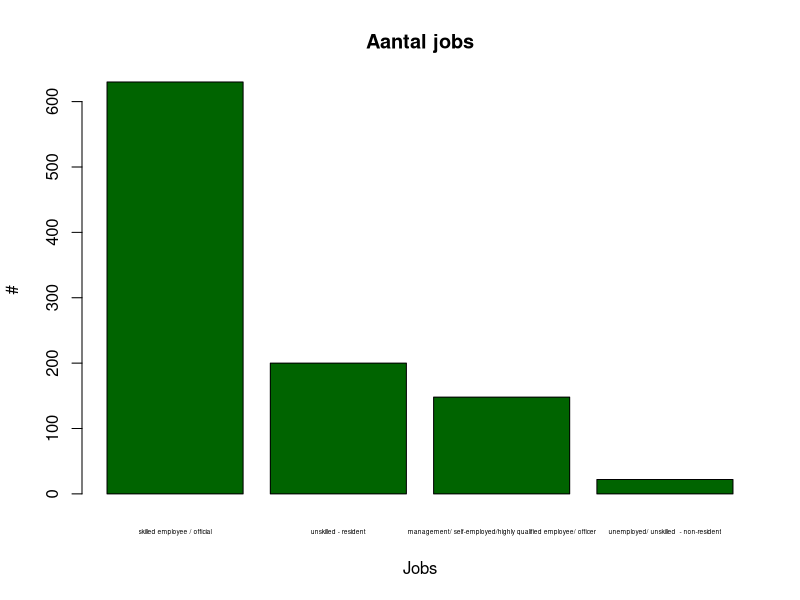
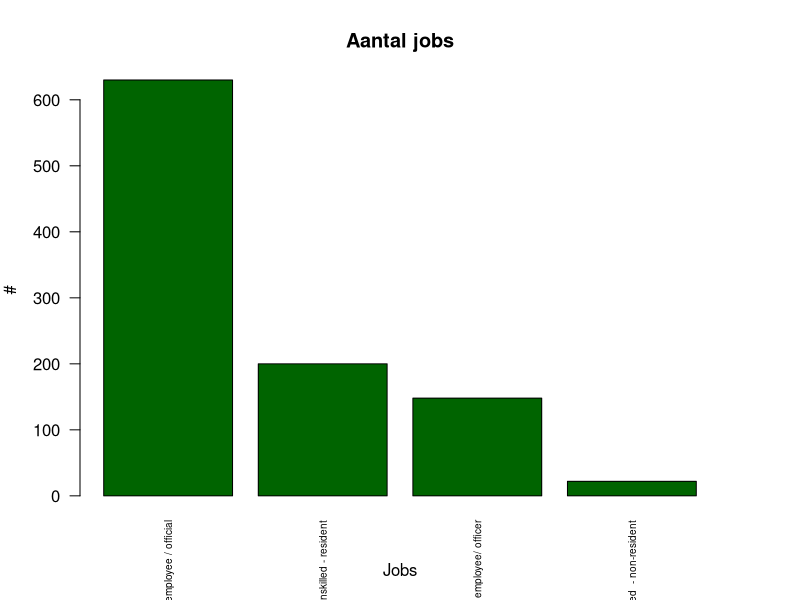
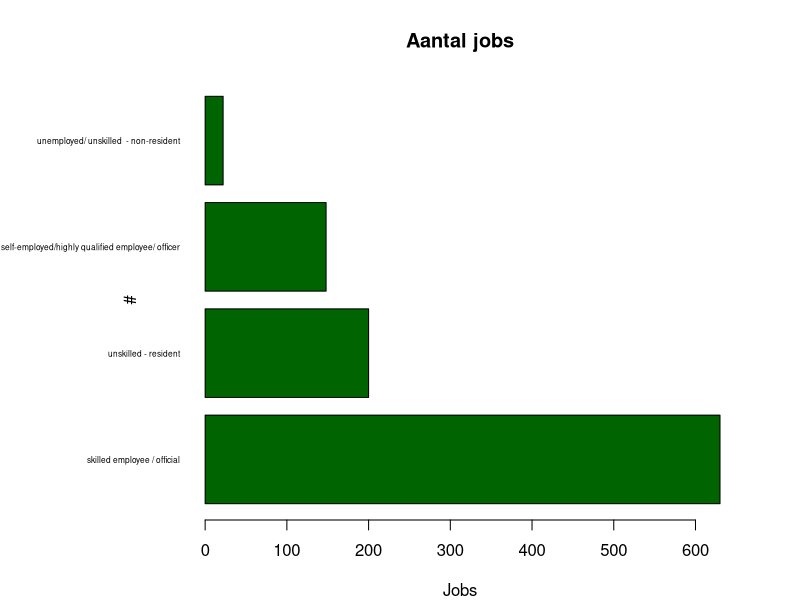

Write R code to recreate these figures, in order. (Note: this script raises an error after producing the figures.)
## ---- chunk 1
 
german_data_clean <- read.csv("data/german_data_clean.csv")

barplot(head
  (sort
    (table(german_data_clean$job), decreasing = TRUE)
    ), col = "darkgreen", 
       main = "Aantal jobs", 
       xlab="Jobs",  
       ylab = "#", 
       cex.names = 0.4)
 
par(mar=c(5,4,4,4))
 
barplot(head
  (sort
    (table(german_data_clean$job), decreasing = TRUE)
    ), col = "darkgreen", main = "Aantal jobs", xlab="Jobs",  ylab = "#", las = 2, cex.names = 0.6)
 
par(mar=c(4,10,4,4))
 
barplot(head
  (sort
    (table(german_data_clean$job), decreasing = TRUE)
    ), col = "darkgreen", main = "Aantal jobs", xlab="Jobs",  ylab = "#", horiz = T, las = 1, cex.names = 0.5)
 
## ---- chunk 2
#table(german_data_clean$personal_status_sex)
 
female_filter <- german_data_clean$personal_status_sex == "female : divorced/separated/married"
age_filter <- german_data_clean$age_years < 40
purpose_business <- german_data_clean$purpose == "business"
 

selected_column <- c("personal_status_sex","duration_months","credit_amount","purpose")

## ---- chunk 3
german_data_clean[c(1,2, 50:60), c("personal_status_sex","duration_months","credit_amount","purpose")]

## ---- chunk 4
german_data_clean_female_40 <-german_data_clean[female_filter & age_filter & purpose_business, selected_column]
 

german_data_clean_female_40 <- german_data_clean_female_40[selected_column]
 
write.table(german_data_clean_female_40,
          file="data/export/german_data_clean_female_40.csv",
          sep=";",
          row.names = FALSE
          )
 
## ---- chunk 5
german_data_clean_female_40

